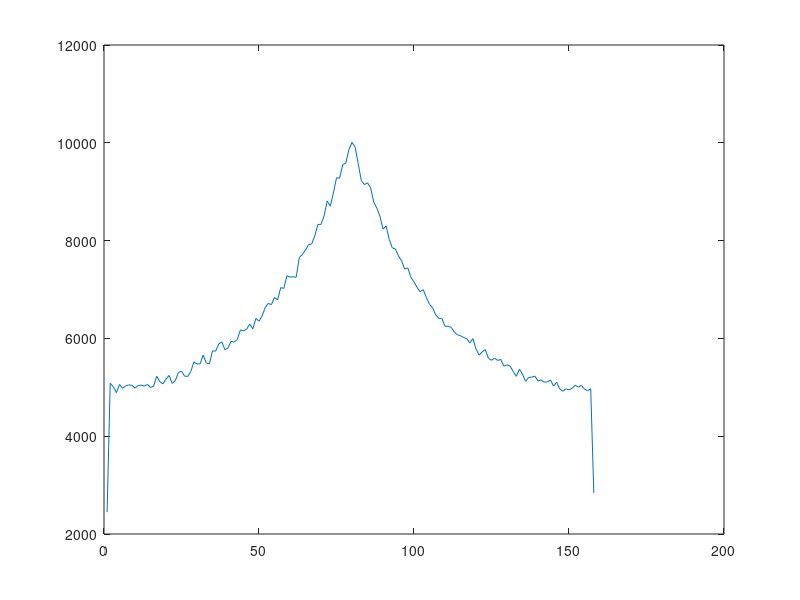

MATLAB code for this plot:
clear


numPoints = 1000000;
x = rand([numPoints, 1]);
y = rand([numPoints, 1]);

buckets = zeros([158, 1]);

angles = round(100 * atan(y./x)) + 1;

for i = 1:numPoints
    angle = angles(i);
    buckets(angle) = buckets(angle) + 1;
end


plot(buckets);